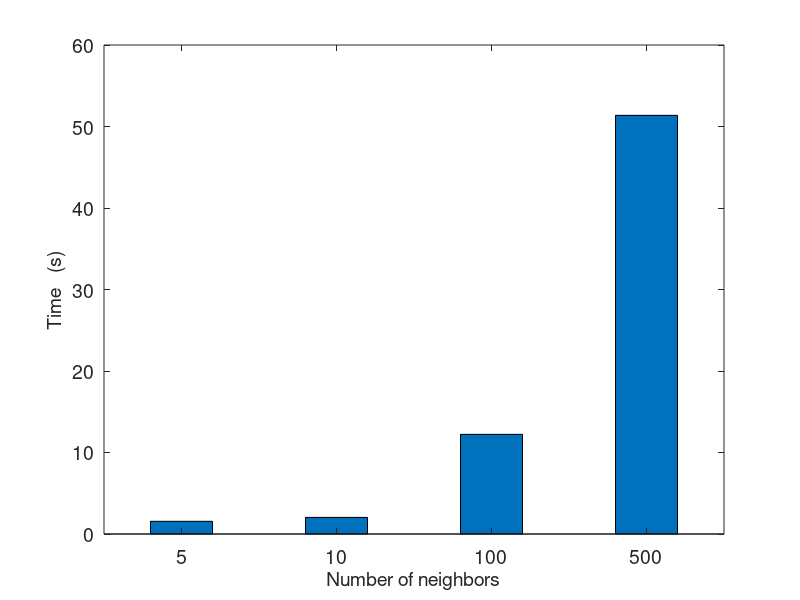

Reproduce this figure in MATLAB.
clear;

L5 = 1.557;
L10 = 2.0368;
L100 = 12.2263;
L500 = 51.3696;

X = [L5; L10; L100; L500];
fontsize = 14;
bar(X, 0.4);
set(gca,'XTickLabel',{'5', '10', '100', '500'});
set(gca,'fontsize', fontsize);
ylabel('Time   (s)', 'fontsize', fontsize);
xlabel('Number of neighbors', 'fontsize', fontsize);